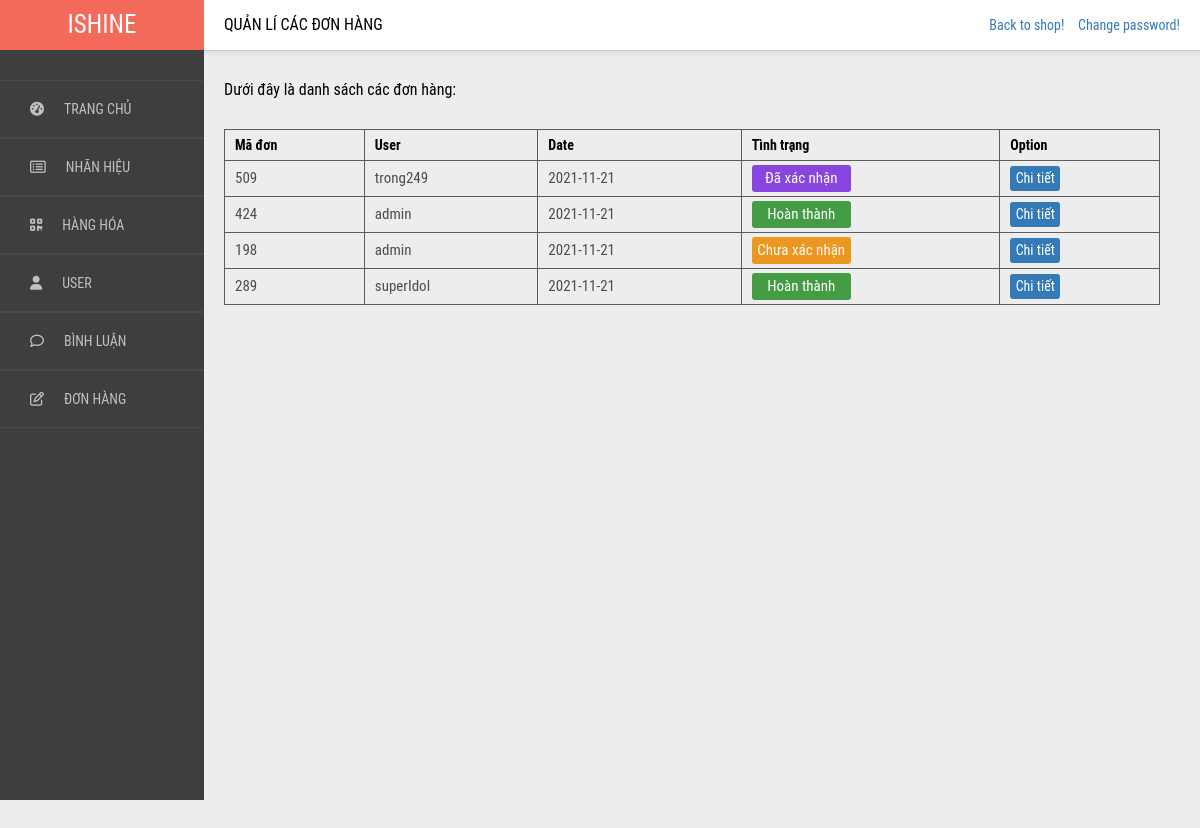
The page /admin/don_hang/don_hang.php (signed in) on the database its author committed.
### tables this page shows
CREATE TABLE `don_hang` (
  `ma_don` int(11) NOT NULL,
  `user` varchar(20) NOT NULL,
  `date` date NOT NULL,
  `tinh_trang` int(20) NOT NULL,
  `ho_va_ten` varchar(50) NOT NULL,
  `So_dien_thoai` varchar(50) NOT NULL,
  `email` varchar(50) NOT NULL,
  `Dia_chi` varchar(50) NOT NULL,
  `note` varchar(50) NOT NULL
);

### admin/don_hang/don_hang.php (the view, shortened to what this page needs)
<?php
    $sql=mysqli_connect("localhost","root","","data_ishine");
    $selectData = "SELECT * FROM don_hang";
    $row=$sql->query($selectData);
    $arr=array();
    while($res=$row->fetch_assoc()){
        array_push($arr,$res);
    }
    function getStatusId($i){
        if($i==1){
            return "status_1";
        }
        if($i==2){
            return "status_2";
        }
        if($i==4){
            return "status_4";
        }
    }
    function getStatusText($i){
        if($i==1){
            return "Chưa xác nhận";
        }
        if($i==2){
            return "Đã xác nhận";
        }
        if($i==4){
            return "Hoàn thành";
        }
    }
?>
<!DOCTYPE html>
<html lang="en">
<head>
    <link rel="stylesheet" href="./css/don_hang_style.css">
</head>
<body>
    <div class="wrap">
        <div class="left-side-menu">
            <div class="logo">
                <p>ISHINE</p>
            </div>
            <ul class="menu-list">
                <a href="../trang_chu/trang_chu.php">
                    <li>
                        <i class="fa fa-dashboard"></i>TRANG CHỦ
                    </li>
                </a>
                <a href="../brand/brand.php">
                    <li>
                        <i class="fa fa-list-alt" aria-hidden="true"></i>NHÃN HIỆU
                    </li>
                </a>
                <a href="../hang_hoa/hang_hoa.php">
                    <li>
                        <i class="fa fa-qrcode"></i>HÀNG HÓA
                    </li>
                </a>
                <a href="../user/user.php">
                    <li>
                        <i class="fa fa-user"></i>USER
                    </li>
                </a>
                <a href="../binh_luan/binh_luan.php">
                    <li>
                        <i class="fa fa-comment-o" aria-hidden="true"></i>BÌNH LUẬN
                    </li>
                </a>
                <a href="../don_hang/don_hang.php">
                    <li>
                        <i class="fa fa-edit"></i>ĐƠN HÀNG
                    </li>
                </a>
            </ul>
        </div>
        <div class="right-side-content">
            <div class="header">
                <div class="title">
                    <p>QUẢN LÍ CÁC ĐƠN HÀNG</p>
                </div>
                <div>
                    <a href="../../index.php">Back to shop!</a>
                    <a href="../../user/doi_mat_khau.php" style=" margin-left:10px">Change password!</a>
                </div>
            </div>
            <div class="content">
                <p style="margin-bottom: 30px;">Dưới đây là danh sách các đơn hàng:</p>
                <div>
                    <table>
                        <tr>
                            <th>Mã đơn</th>
                            <th>User</th>
                            <th>Date</th>
                            <th>Tình trạng</th>
                            <th>Option</th>
                        </tr>
                        <?php
                          foreach($arr as $i=>$don){
                              $ma_don=$don['ma_don'];
                              $user=$don['user'];
                              $date=$don['date'];
                              $statusId=getStatusId($don['tinh_trang']);
                              $statusText=getStatusText($don['tinh_trang']);
                              echo "<tr>
                                        <td>$ma_don</td>
                                        <td>$user</td>
                                        <td>$date</td>
                                        <td><span id=\"$statusId\" class=\"status\">$statusText</span></td>
                                        <td><a href=\"./chi_tiet.php?ma_don=$ma_don\" class=\"chi_tiet\">Chi tiết</a></td>
                                    </tr> ";
                          }
                        ?>
                    </table>
                </div>
            </div>
        </div>
</body>
</html>

### admin/don_hang/css/don_hang_style.css (style rules this page uses)
* { margin:0px; padding: 0px; box-sizing: border-box; font-family: "Roboto Condensed", sans-serif; }
a { text-decoration: none; list-style: none; color: black }
tr,th,td { border: 1px solid rgb(94, 93, 93); padding-left: 10px; }
table { border-collapse: collapse; width: 100%; }
.wrap { width: 100%; padding-bottom: 100px; background-color: #EDEDED; }
.wrap .left-side-menu { width: 17%; background-color: #3E3E3E; height: 100vh; position: fixed; }
.wrap .left-side-menu .logo { line-height: 50px; background-color: #F36A5A; }
.wrap .left-side-menu .logo p { text-align: center; font-size: 25px; color: #fff; }
.wrap .left-side-menu ul { margin-top: 30px; }
.wrap .left-side-menu ul li { padding: 20px 30px; border-top: 1px solid rgb(73, 72, 72); border-bottom: 0.5px solid rgb(73, 72, 72); cursor: pointer; }
.wrap .left-side-menu ul a li { color: rgb(194, 191, 191); font-size: 14px; }
.wrap .left-side-menu ul li i { margin-right: 20px; }
.wrap .right-side-content { width: 100%; padding-left: 17%; padding-top: 80px; }
.wrap .right-side-content .header { position: fixed; top: 0px; width: 83%; line-height: 50px; display: flex; padding: 0px 20px; justify-content: space-between; background-color: #fff; border-bottom: 1px solid rgb(204, 202, 202); box-shadow: 0 3px 3px rgb(0 0 0 / 5%); }
.wrap .right-side-content .header a { font-size: 14px; color: #337ab7; }
.wrap .right-side-content .content { padding-left: 20px; padding-right: 40px; min-height: 100vh; }
th,td { color: rgb(77, 77, 77); text-align: left; font-size: 15px; }
td { line-height: 35px; }
th { font-size: 14px; color: black; font-weight: 600; line-height: 30px; }
.chi_tiet { display: inline-block; background-color: #337AB7; color: #fff; font-size: 14px; width: 50px; text-align: center; line-height: 25px; border-radius: 3px; }
.status { display: inline-block; width: 40%; line-height: 27px; text-align: center; color: #fff; border-radius: 3px; }
#status_1 { background-color: #EC971F; }
#status_2 { background-color: #8845e0; }
#status_4 { background-color: #449D44; }

### rows shown on the page
don_hang: ma_don "509", user "trong249", date "2021-11-21", tinh_trang "Đã xác nhận"
don_hang: ma_don "424", user "admin", date "2021-11-21", tinh_trang "Hoàn thành"
don_hang: ma_don "198", user "admin", date "2021-11-21", tinh_trang "Chưa xác nhận"
don_hang: ma_don "289", user "superIdol", date "2021-11-21", tinh_trang "Hoàn thành"
